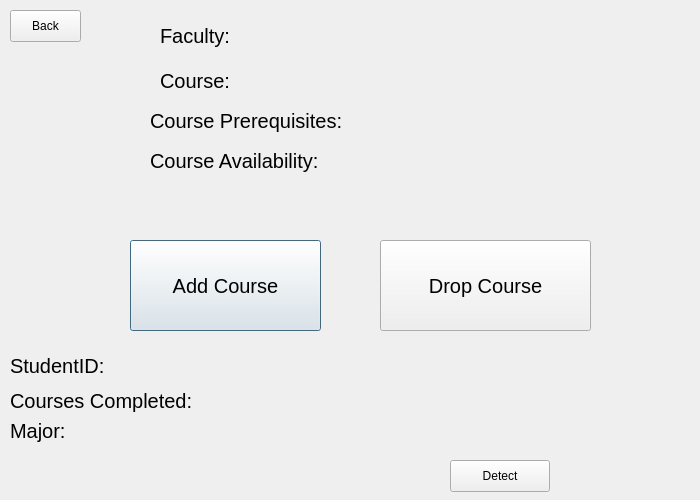
<?xml version="1.0" encoding="UTF-8"?>
<ui version="4.0">
 <class>fallTermPage</class>
 <widget class="QDialog" name="fallTermPage">
  <property name="geometry">
   <rect>
    <x>0</x>
    <y>0</y>
    <width>700</width>
    <height>500</height>
   </rect>
  </property>
  <property name="windowTitle">
   <string>Dialog</string>
  </property>
  <widget class="QPushButton" name="addcourse">
   <property name="geometry">
    <rect>
     <x>130</x>
     <y>240</y>
     <width>191</width>
     <height>91</height>
    </rect>
   </property>
   <property name="font">
    <font>
     <pointsize>15</pointsize>
    </font>
   </property>
   <property name="text">
    <string>Add Course</string>
   </property>
  </widget>
  <widget class="QLabel" name="errormessagebox">
   <property name="geometry">
    <rect>
     <x>20</x>
     <y>199</y>
     <width>661</width>
     <height>31</height>
    </rect>
   </property>
   <property name="text">
    <string/>
   </property>
  </widget>
  <widget class="QLabel" name="courseavailability">
   <property name="geometry">
    <rect>
     <x>150</x>
     <y>140</y>
     <width>341</width>
     <height>41</height>
    </rect>
   </property>
   <property name="font">
    <font>
     <pointsize>15</pointsize>
    </font>
   </property>
   <property name="text">
    <string>Course Availability:</string>
   </property>
  </widget>
  <widget class="QLabel" name="studentcompletedcourses">
   <property name="geometry">
    <rect>
     <x>10</x>
     <y>380</y>
     <width>661</width>
     <height>41</height>
    </rect>
   </property>
   <property name="font">
    <font>
     <pointsize>15</pointsize>
    </font>
   </property>
   <property name="text">
    <string>Courses Completed:</string>
   </property>
  </widget>
  <widget class="QLabel" name="studentid">
   <property name="geometry">
    <rect>
     <x>10</x>
     <y>340</y>
     <width>361</width>
     <height>51</height>
    </rect>
   </property>
   <property name="font">
    <font>
     <pointsize>15</pointsize>
    </font>
   </property>
   <property name="text">
    <string>StudentID:</string>
   </property>
  </widget>
  <widget class="QLabel" name="facultyname">
   <property name="geometry">
    <rect>
     <x>160</x>
     <y>10</y>
     <width>361</width>
     <height>51</height>
    </rect>
   </property>
   <property name="font">
    <font>
     <pointsize>15</pointsize>
    </font>
   </property>
   <property name="text">
    <string>Faculty: </string>
   </property>
  </widget>
  <widget class="QPushButton" name="detectbutton">
   <property name="geometry">
    <rect>
     <x>450</x>
     <y>460</y>
     <width>100</width>
     <height>32</height>
    </rect>
   </property>
   <property name="text">
    <string>Detect</string>
   </property>
  </widget>
  <widget class="QLabel" name="coursename">
   <property name="geometry">
    <rect>
     <x>160</x>
     <y>50</y>
     <width>361</width>
     <height>61</height>
    </rect>
   </property>
   <property name="font">
    <font>
     <pointsize>15</pointsize>
    </font>
   </property>
   <property name="text">
    <string>Course: </string>
   </property>
  </widget>
  <widget class="QLabel" name="courseprereqs">
   <property name="geometry">
    <rect>
     <x>150</x>
     <y>80</y>
     <width>501</width>
     <height>81</height>
    </rect>
   </property>
   <property name="font">
    <font>
     <pointsize>15</pointsize>
    </font>
   </property>
   <property name="text">
    <string>Course Prerequisites:</string>
   </property>
   <property name="wordWrap">
    <bool>true</bool>
   </property>
  </widget>
  <widget class="QPushButton" name="dropcourse">
   <property name="geometry">
    <rect>
     <x>380</x>
     <y>240</y>
     <width>211</width>
     <height>91</height>
    </rect>
   </property>
   <property name="font">
    <font>
     <pointsize>15</pointsize>
    </font>
   </property>
   <property name="text">
    <string>Drop Course</string>
   </property>
  </widget>
  <widget class="QLabel" name="studentmajor">
   <property name="geometry">
    <rect>
     <x>10</x>
     <y>410</y>
     <width>361</width>
     <height>41</height>
    </rect>
   </property>
   <property name="font">
    <font>
     <pointsize>15</pointsize>
    </font>
   </property>
   <property name="text">
    <string>Major:</string>
   </property>
  </widget>
  <widget class="QPushButton" name="detectbutton_2">
   <property name="geometry">
    <rect>
     <x>10</x>
     <y>10</y>
     <width>71</width>
     <height>32</height>
    </rect>
   </property>
   <property name="text">
    <string>Back</string>
   </property>
  </widget>
 </widget>
 <resources/>
 <connections/>
</ui>
